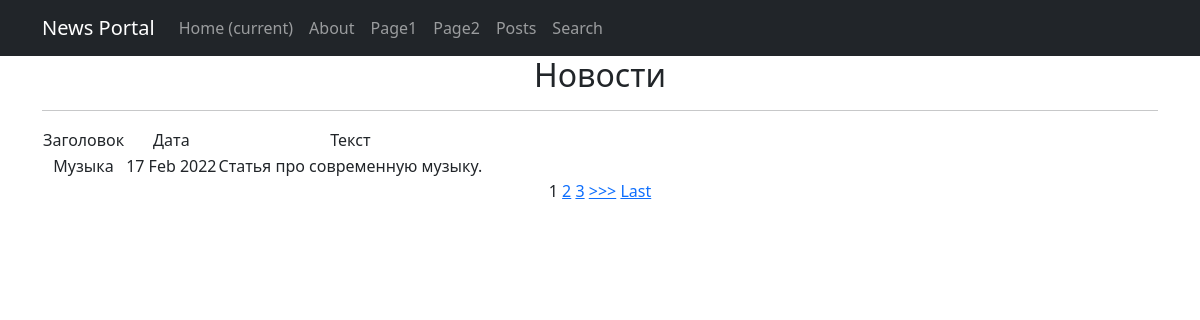
/posts/, run on the app's committed database.
### portal/models.py (models this page shows, shortened)
class Post(models.Model):
    article = 'a'
    news = 'n'
    POST_TYPE = [
        (article, "Статья"),
        (news, "Новость")
    ]
    author = models.ForeignKey(Author, on_delete = models.CASCADE)
    post_type = models.CharField(max_length = 1, choices = POST_TYPE, default = article)
    created = models.DateTimeField(auto_now_add = True)
    cats = models.ManyToManyField(Category, through = 'PostCategory')
    title = models.CharField(max_length = 255)
    text = models.TextField()
    rating = models.IntegerField(default = 0)

### portal/views.py (the view)
# urls.py: path('', PostsList.as_view())
class PostsList(ListView):
    model = Post  # указываем модель, объекты которой мы будем выводить
    template_name = 'post.html'
    context_object_name = 'post'
    queryset = Post.objects.order_by('-id')
    ordering = ['title']
    paginate_by = 1

### templates/post.html (shortened to what this page needs)
{% extends 'flatpages/default.html' %}
{% block content %}
    <h2>Новости</h2>
    <hr>
        <table>
            <thead>
                <td>
                    Заголовок
                </td>
                <td>
                    Дата
                </td>
                <td>
                    Текст
                </td>
            </thead>
            {% for post in post %}
            <tr>
                <td>
                    {{ post.title }}
                </td>
                <td>
                    {{ post.created|date:'d M Y '}}
                </td>
                <td>
                    {{ post.text|truncatechars:50 }}
                </td>
            </tr>
            {% endfor %}
        </table>
        {% if is_paginated %}
    {% for num in page_obj.paginator.page_range %}
        {% if page_obj.number == num %}
            <a>{{ num }}</a>
        {% elif num > page_obj.number|add:'-3' and num < page_obj.number|add:'3' %}
            <a href="?page={{ num }}">{{ num }}</a>
        {% endif %}
    {% endfor %}
    {% if page_obj.has_next %}
        <a href="?page={{ page_obj.next_page_number }}">>>></a>
        <a href="?page={{ page_obj.paginator.num_pages }}">Last</a>
    {% endif %}
{% endif %}
{% endblock content %}

### data on the page
Post: title "Музыка", created "17 Feb 2022", text "Статья про современную музыку."

### other printed values
{{ num }} "1"
{{ num }} "2" "3"
